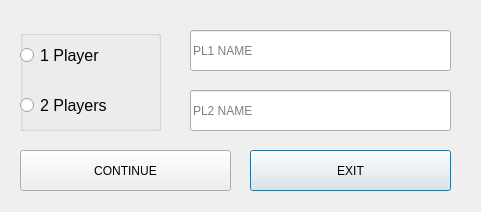
<?xml version="1.0" encoding="UTF-8"?>
<ui version="4.0">
 <class>SettingsDialog</class>
 <widget class="QDialog" name="SettingsDialog">
  <property name="geometry">
   <rect>
    <x>0</x>
    <y>0</y>
    <width>481</width>
    <height>212</height>
   </rect>
  </property>
  <property name="windowTitle">
   <string>Dialog</string>
  </property>
  <widget class="QGroupBox" name="groupBox">
   <property name="geometry">
    <rect>
     <x>20</x>
     <y>30</y>
     <width>141</width>
     <height>101</height>
    </rect>
   </property>
   <property name="title">
    <string/>
   </property>
   <widget class="QRadioButton" name="radioButton">
    <property name="geometry">
     <rect>
      <x>0</x>
      <y>0</y>
      <width>141</width>
      <height>51</height>
     </rect>
    </property>
    <property name="font">
     <font>
      <pointsize>12</pointsize>
     </font>
    </property>
    <property name="text">
     <string>1 Player</string>
    </property>
   </widget>
   <widget class="QRadioButton" name="radioButton_2">
    <property name="geometry">
     <rect>
      <x>0</x>
      <y>50</y>
      <width>141</width>
      <height>51</height>
     </rect>
    </property>
    <property name="font">
     <font>
      <pointsize>12</pointsize>
     </font>
    </property>
    <property name="text">
     <string>2 Players</string>
    </property>
   </widget>
  </widget>
  <widget class="QPushButton" name="pushButton_2">
   <property name="geometry">
    <rect>
     <x>250</x>
     <y>150</y>
     <width>201</width>
     <height>41</height>
    </rect>
   </property>
   <property name="text">
    <string>EXIT</string>
   </property>
  </widget>
  <widget class="QPushButton" name="pushButton">
   <property name="geometry">
    <rect>
     <x>20</x>
     <y>150</y>
     <width>211</width>
     <height>41</height>
    </rect>
   </property>
   <property name="text">
    <string>CONTINUE</string>
   </property>
  </widget>
  <widget class="QLineEdit" name="lineEdit">
   <property name="geometry">
    <rect>
     <x>190</x>
     <y>30</y>
     <width>261</width>
     <height>41</height>
    </rect>
   </property>
   <property name="maxLength">
    <number>10</number>
   </property>
   <property name="placeholderText">
    <string>PL1 NAME</string>
   </property>
  </widget>
  <widget class="QLineEdit" name="lineEdit_2">
   <property name="geometry">
    <rect>
     <x>190</x>
     <y>90</y>
     <width>261</width>
     <height>41</height>
    </rect>
   </property>
   <property name="maxLength">
    <number>10</number>
   </property>
   <property name="placeholderText">
    <string>PL2 NAME</string>
   </property>
  </widget>
 </widget>
 <resources/>
 <connections/>
</ui>
